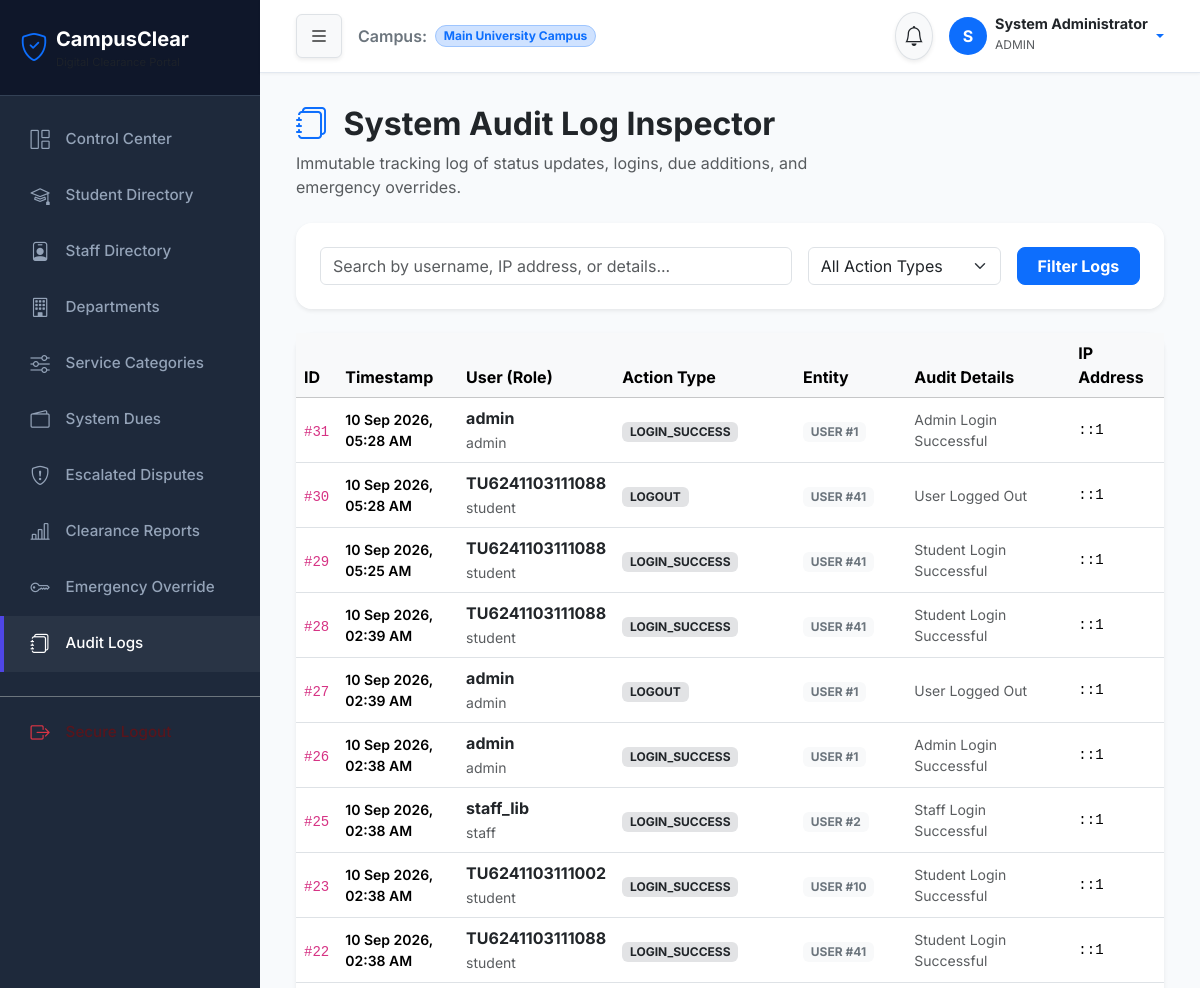
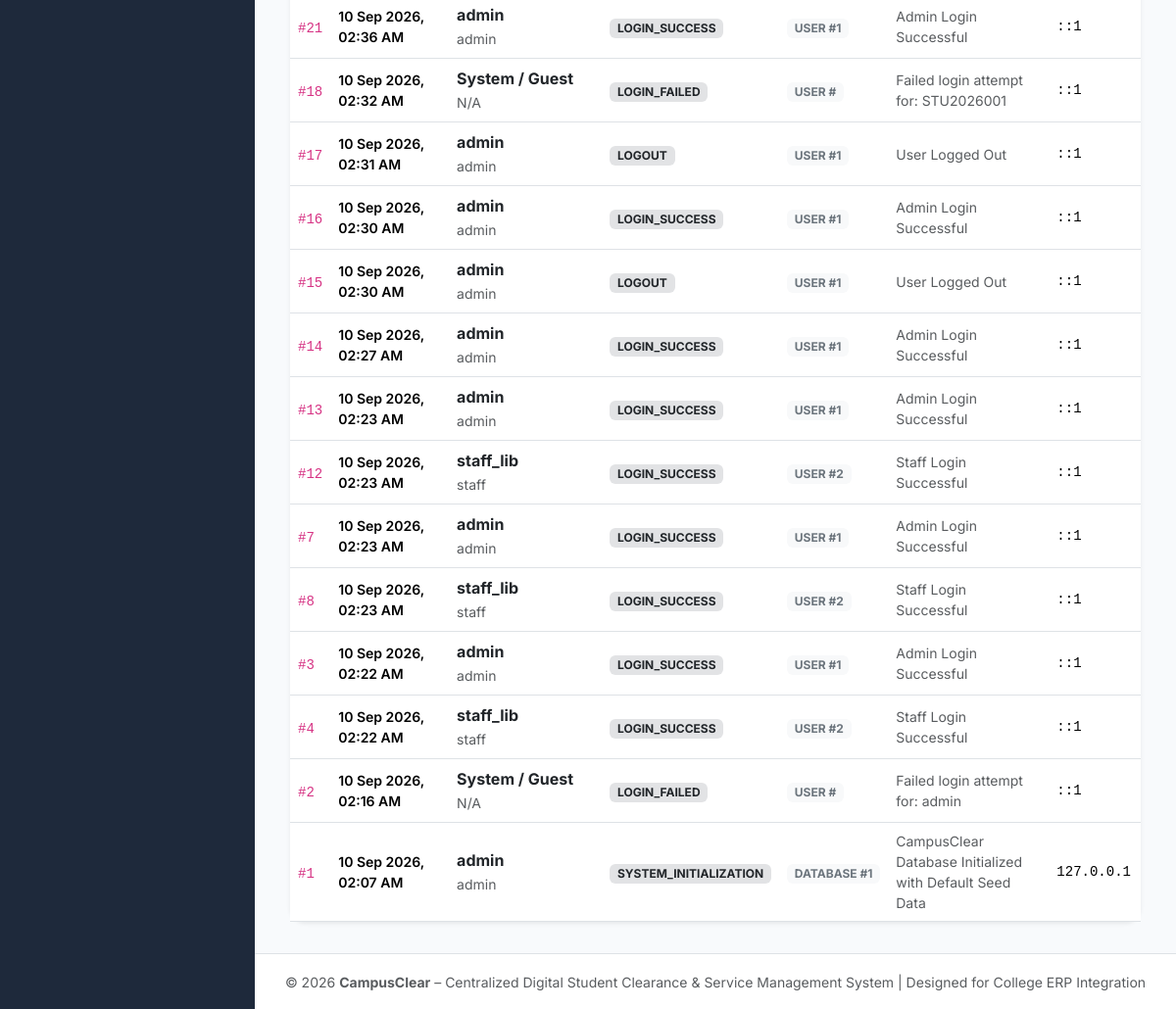
/admin/audit_logs.php (signed in), run on the app's committed database (2 pictures, top to bottom).
### tables this page shows
CREATE TABLE `audit_logs` (
  `id` int(11) NOT NULL AUTO_INCREMENT,
  `user_id` int(11) DEFAULT NULL,
  `action` varchar(100) NOT NULL,
  `entity_type` varchar(50) NOT NULL,
  `entity_id` int(11) DEFAULT NULL,
  `details` text DEFAULT NULL,
  `ip_address` varchar(45) DEFAULT NULL,
  `created_at` timestamp NOT NULL DEFAULT current_timestamp(),
  PRIMARY KEY (`id`),
  KEY `user_id` (`user_id`),
  CONSTRAINT `audit_logs_ibfk_1` FOREIGN KEY (`user_id`) REFERENCES `users` (`id`) ON DELETE SET NULL
);

CREATE TABLE `users` (
  `id` int(11) NOT NULL AUTO_INCREMENT,
  `username` varchar(50) NOT NULL,
  `password_hash` varchar(255) NOT NULL,
  `email` varchar(100) NOT NULL,
  `role` enum('admin','staff','student') NOT NULL,
  `status` enum('active','inactive') DEFAULT 'active',
  `created_at` timestamp NOT NULL DEFAULT current_timestamp(),
  `updated_at` timestamp NOT NULL DEFAULT current_timestamp() ON UPDATE current_timestamp(),
  PRIMARY KEY (`id`),
  UNIQUE KEY `username` (`username`),
  UNIQUE KEY `email` (`email`)
);

### includes/functions.php (called while the page is built, shortened)
<?php
function sanitize($data) {
    return htmlspecialchars(trim((string)$data), ENT_QUOTES, 'UTF-8');
}
function format_date($date_string) {
    return date('d M Y, h:i A', strtotime($date_string));
}

### admin/audit_logs.php (the view, shortened to what this page needs)
<?php
require_once __DIR__ . '/../includes/header.php';
require_once __DIR__ . '/../includes/sidebar.php';
require_once __DIR__ . '/../includes/navbar.php';
$pdo = db();
$search = trim($_GET['search'] ?? '');
$sql = "
    SELECT a.*, u.username, u.role as user_role
    FROM audit_logs a
    LEFT JOIN users u ON a.user_id = u.id
    WHERE 1=1
";
$params = [];
$sql .= " ORDER BY a.created_at DESC LIMIT 100";
$stmt = $pdo->prepare($sql);
$stmt->execute($params);
$logs = $stmt->fetchAll();
?>
<div class="container-fluid">
    <div class="row mb-4">
        <div class="col-md-8">
            <h2 class="fw-bold text-dark"><i class="bi bi-journals me-2 text-primary"></i> System Audit Log Inspector</h2>
            <p class="text-muted mb-0">Immutable tracking log of status updates, logins, due additions, and emergency overrides.</p>
        </div>
    </div>
    <div class="card card-glass border-0 shadow-sm p-4 mb-4">
        <form method="GET" action="" class="row g-3">
            <div class="col-md-7">
                <input type="text" class="form-control" name="search" placeholder="Search by username, IP address, or details..." value="<?= sanitize($search) ?>">
            </div>
            <div class="col-md-3">
                <select class="form-select" name="action_filter">
                    <option value="">All Action Types</option>
                </select>
            </div>
            <div class="col-md-2">
                <button type="submit" class="btn btn-primary w-100 rounded-3 fw-bold">Filter Logs</button>
            </div>
        </form>
    </div>
    <div class="card card-glass border-0 shadow-sm">
        <div class="card-body p-0">
            <div class="table-responsive">
                <table class="table table-hover align-middle mb-0">
                    <thead class="table-light">
                        <tr>
                            <th>ID</th>
                            <th>Timestamp</th>
                            <th>User (Role)</th>
                            <th>Action Type</th>
                            <th>Entity</th>
                            <th>Audit Details</th>
                            <th>IP Address</th>
                        </tr>
                    </thead>
                    <tbody>
                        <?php foreach ($logs as $l): ?>
                            <tr>
                                <td><code>#<?= $l['id'] ?></code></td>
                                <td class="small fw-semibold"><?= format_date($l['created_at']) ?></td>
                                <td>
                                    <strong class="text-dark d-block"><?= sanitize($l['username'] ?: 'System / Guest') ?></strong>
                                    <small class="text-muted"><?= sanitize($l['user_role'] ?: 'N/A') ?></small>
                                </td>
                                <td><span class="badge bg-secondary-subtle text-dark fw-bold"><?= sanitize($l['action']) ?></span></td>
                                <td><span class="badge bg-light text-secondary"><?= sanitize($l['entity_type']) ?> #<?= $l['entity_id'] ?></span></td>
                                <td class="small text-muted" style="max-width: 350px;"><?= sanitize($l['details']) ?></td>
                                <td class="small font-monospace"><?= sanitize($l['ip_address']) ?></td>
                            </tr>
                        <?php endforeach; ?>
                    </tbody>
                </table>
            </div>
        </div>
    </div>
</div>
<?php require_once __DIR__ . '/../includes/footer.php'; ?>

### assets/css/style.css (style rules this page uses)
:root { --primary-color: #4f46e5; --primary-hover: #4338ca; --secondary-color: #0ea5e9; --dark-bg: #0f172a; --sidebar-bg: #1e293b; --card-bg: #ffffff; --text-main: #334155; --text-muted: #64748b; --border-color: #e2e8f0; --success-bg: #dcfce7; --success-text: #15803d; --warning-bg: #fef9c3; --warning-text: #a16207; --danger-bg: #ffe4e6; --danger-text: #be123c; --shadow-sm: 0 1px 3px rgba(0,0,0,0.05); --shadow-md: 0 4px 6px -1px rgba(0,0,0,0.07), 0 2px 4px -1px rgba(0,0,0,0.04); --shadow-lg: 0 10px 25px -5px rgba(0,0,0,0.08), 0 8px 10px -6px rgba(0,0,0,0.03); }
body { font-family: 'Inter', system-ui, -apple-system, sans-serif; background-color: #f8fafc; color: var(--text-main); min-height: 100vh; display: flex; flex-direction: column; }
.card-glass { background: rgba(255, 255, 255, 0.95); backdrop-filter: blur(10px); border: 1px solid rgba(226, 232, 240, 0.8); border-radius: 1rem; box-shadow: var(--shadow-md); transition: transform 0.2s ease, box-shadow 0.2s ease; }

### data on the page
audit_logs: id "31", created_at "10 Sep 2026, 05:28 AM", user.username "admin", user.role "admin", action "LOGIN_SUCCESS", entity_type "USER", entity "1", details "Admin Login Successful", ip_address "::1"
audit_logs: id "30", created_at "10 Sep 2026, 05:28 AM", user.username "TU6241103111088", user.role "student", action "LOGOUT", entity_type "USER", entity "41", details "User Logged Out", ip_address "::1"
audit_logs: id "29", created_at "10 Sep 2026, 05:25 AM", user.username "TU6241103111088", user.role "student", action "LOGIN_SUCCESS", entity_type "USER", entity "41", details "Student Login Successful", ip_address "::1"
audit_logs: id "28", created_at "10 Sep 2026, 02:39 AM", user.username "TU6241103111088", user.role "student", action "LOGIN_SUCCESS", entity_type "USER", entity "41", details "Student Login Successful", ip_address "::1"
audit_logs: id "27", created_at "10 Sep 2026, 02:39 AM", user.username "admin", user.role "admin", action "LOGOUT", entity_type "USER", entity "1", details "User Logged Out", ip_address "::1"
audit_logs: id "26", created_at "10 Sep 2026, 02:38 AM", user.username "admin", user.role "admin", action "LOGIN_SUCCESS", entity_type "USER", entity "1", details "Admin Login Successful", ip_address "::1"
audit_logs: id "25", created_at "10 Sep 2026, 02:38 AM", user.username "staff_lib", user.role "staff", action "LOGIN_SUCCESS", entity_type "USER", entity "2", details "Staff Login Successful", ip_address "::1"
audit_logs: id "23", created_at "10 Sep 2026, 02:38 AM", user.username "TU6241103111002", user.role "student", action "LOGIN_SUCCESS", entity_type "USER", entity "10", details "Student Login Successful", ip_address "::1"
audit_logs: id "22", created_at "10 Sep 2026, 02:38 AM", user.username "TU6241103111088", user.role "student", action "LOGIN_SUCCESS", entity_type "USER", entity "41", details "Student Login Successful", ip_address "::1"
audit_logs: id "21", created_at "10 Sep 2026, 02:36 AM", user.username "admin", user.role "admin", action "LOGIN_SUCCESS", entity_type "USER", entity "1", details "Admin Login Successful", ip_address "::1"
audit_logs: id "18", created_at "10 Sep 2026, 02:32 AM", username "System / Guest", user_role "N/A", action "LOGIN_FAILED", entity_type "USER", details "Failed login attempt for: STU2026001", ip_address "::1"
audit_logs: id "17", created_at "10 Sep 2026, 02:31 AM", user.username "admin", user.role "admin", action "LOGOUT", entity_type "USER", entity "1", details "User Logged Out", ip_address "::1"
audit_logs: id "16", created_at "10 Sep 2026, 02:30 AM", user.username "admin", user.role "admin", action "LOGIN_SUCCESS", entity_type "USER", entity "1", details "Admin Login Successful", ip_address "::1"
audit_logs: id "15", created_at "10 Sep 2026, 02:30 AM", user.username "admin", user.role "admin", action "LOGOUT", entity_type "USER", entity "1", details "User Logged Out", ip_address "::1"
audit_logs: id "14", created_at "10 Sep 2026, 02:27 AM", user.username "admin", user.role "admin", action "LOGIN_SUCCESS", entity_type "USER", entity "1", details "Admin Login Successful", ip_address "::1"
audit_logs: id "13", created_at "10 Sep 2026, 02:23 AM", user.username "admin", user.role "admin", action "LOGIN_SUCCESS", entity_type "USER", entity "1", details "Admin Login Successful", ip_address "::1"
audit_logs: id "12", created_at "10 Sep 2026, 02:23 AM", user.username "staff_lib", user.role "staff", action "LOGIN_SUCCESS", entity_type "USER", entity "2", details "Staff Login Successful", ip_address "::1"
audit_logs: id "7", created_at "10 Sep 2026, 02:23 AM", user.username "admin", user.role "admin", action "LOGIN_SUCCESS", entity_type "USER", entity "1", details "Admin Login Successful", ip_address "::1"
audit_logs: id "8", created_at "10 Sep 2026, 02:23 AM", user.username "staff_lib", user.role "staff", action "LOGIN_SUCCESS", entity_type "USER", entity "2", details "Staff Login Successful", ip_address "::1"
audit_logs: id "3", created_at "10 Sep 2026, 02:22 AM", user.username "admin", user.role "admin", action "LOGIN_SUCCESS", entity_type "USER", entity "1", details "Admin Login Successful", ip_address "::1"
audit_logs: id "4", created_at "10 Sep 2026, 02:22 AM", user.username "staff_lib", user.role "staff", action "LOGIN_SUCCESS", entity_type "USER", entity "2", details "Staff Login Successful", ip_address "::1"
audit_logs: id "2", created_at "10 Sep 2026, 02:16 AM", username "System / Guest", user_role "N/A", action "LOGIN_FAILED", entity_type "USER", details "Failed login attempt for: admin", ip_address "::1"
audit_logs: id "1", created_at "10 Sep 2026, 02:07 AM", user.username "admin", user.role "admin", action "SYSTEM_INITIALIZATION", entity_type "DATABASE", entity "1", details "CampusClear Database Initialized with Default Seed Data", ip_address "127.0.0.1"

### other printed values
APP_NAME "CampusClear"
substr($user['full_name'], 0, 1) "S"
$user['full_name'] "System Administrator"
$user['role'] "ADMIN"
APP_TAGLINE "Centralized Digital Student Clearance & Service Management System"
